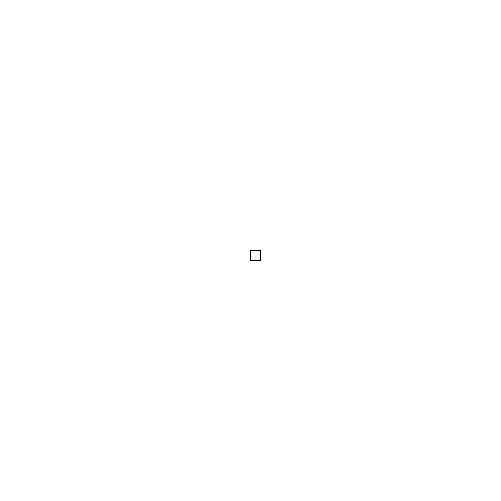
Frame 1 (no input)
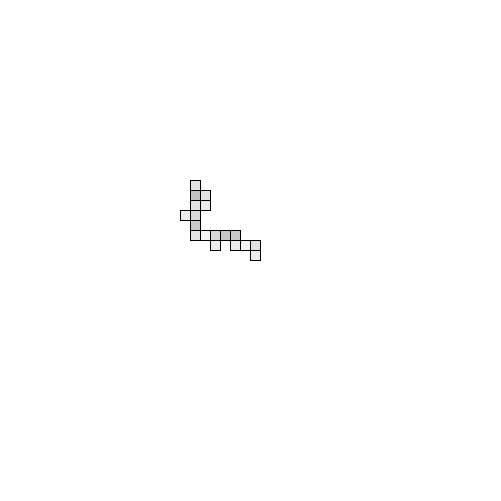
Frame 60 (the mouse pressed at the canvas centre just before this capture)
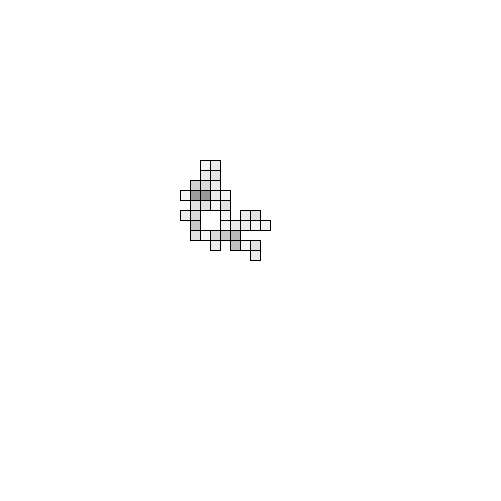
Frame 120 (the mouse held since frame 60 and released just before this capture)

The Processing sketch that drew these frames (run headless with seeded random() and noise(); from frame 60 on, the mouse is pressed at the canvas centre):

// Processing sketch: processing_72884
// ── processing_72884.pde

int xpos = 25;
int ypos = 25;

int direction;

int gray = 1;
boolean grayup = false;



void setup()
{
  size(501, 501);
  background(255);
}

void draw()
{
  if (xpos == -1)
    xpos = 49;
  if (xpos == 50)
    xpos = 0;
  
  if (ypos == -1)
    ypos = 49;
  if (ypos == 50)
    ypos = 0;
  
  direction = int(random(0, 2));
  
  fill(0, 0, 0, 10);
  rect(10*xpos, 10*ypos, 10, 10);
  
  if (direction == 0)
    xpos += int(random(-2, 2));
  else
    ypos += int(random(-2, 2));
}
